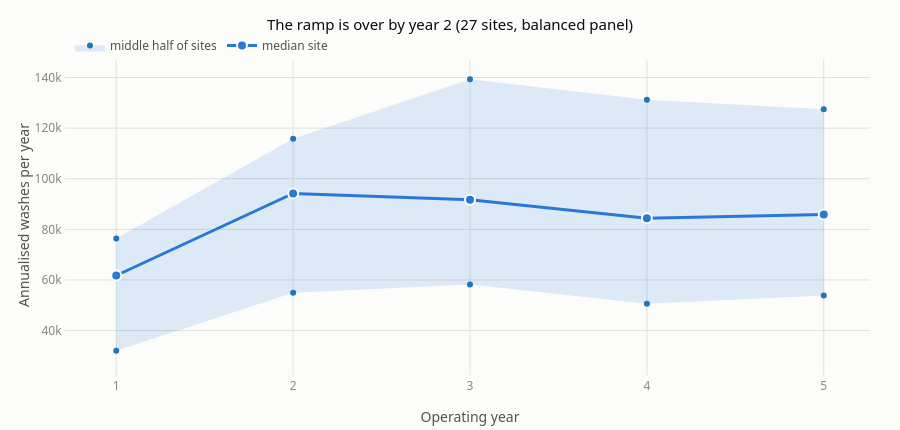

The code cell stored with this chart in its notebook:
### Markdown cell above
## 1.1 How a car wash ramps up

Median annualised wash rate by operating year, on a **balanced panel** — only sites observed in
every one of their first five years. Without that restriction the curve moves as sites enter and
leave the sample, which reads as a decline that is really composition changing underneath it.

### Code cell
cc = td.cohort_curve()

fig = go.Figure()
fig.add_scatter(x=list(cc.operating_year) + list(cc.operating_year[::-1]),
                y=list(cc.p75) + list(cc.p25[::-1]), fill="toself",
                fillcolor="rgba(42,120,214,0.15)", line=dict(width=0), hoverinfo="skip",
                name="middle half of sites")
fig.add_scatter(x=cc.operating_year, y=cc["median"], mode="lines+markers", name="median site",
                line=dict(color=S1, width=3),
                marker=dict(size=10, line=dict(width=2, color=SURFACE)),
                hovertemplate="Operating year %{x}<br><b>%{y:,.0f} washes/yr</b><extra></extra>")
fig.update_layout(title=f"The ramp is over by year 2 ({int(cc.sites.iloc[0])} sites, balanced panel)",
                  xaxis_title="Operating year", yaxis_title="Annualised washes per year",
                  height=430, xaxis=dict(dtick=1),
                  legend=dict(orientation="h", yanchor="bottom", y=1.0, x=0))
fig.show()

print(cc.round(3).to_string(index=False))

### Figure 1 — Plotly figure (JSON) as saved in the notebook; plotly's stock layout.template omitted (floating-point values rounded to 4 significant figures)
{"data": [{"fill": "toself", "fillcolor": "rgba(42,120,214,0.15)", "hoverinfo": "skip", "line": {"width": 0}, "name": "middle half of sites", "type": "scatter", "x": [1, 2, 3, 4, 5, 5, 4, 3, 2, 1], "y": [76370.0, 115800.0, 139300.0, 131200.0, 127500.0, 53840.0, 50620.0, 58210.0, 54970.0, 32030.0]}, {"hovertemplate": "Operating year %{x}<br><b>%{y:,.0f} washes/yr</b><extra></extra>", "line": {"color": "#2a78d6", "width": 3}, "marker": {"line": {"color": "#fcfcfb", "width": 2}, "size": 10}, "mode": "lines+markers", "name": "median site", "type": "scatter", "x": [1, 2, 3, 4, 5], "y": [61760.0, 94200.0, 91730.0, 84410.0, 85820.0]}], "layout": {"height": 430, "legend": {"orientation": "h", "x": 0, "y": 1.0, "yanchor": "bottom"}, "title": {"text": "The ramp is over by year 2 (27 sites, balanced panel)"}, "xaxis": {"dtick": 1, "title": {"text": "Operating year"}}, "yaxis": {"title": {"text": "Annualised washes per year"}}}}
